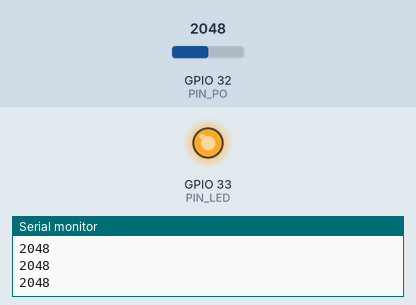
Bench run of a sketch on a simulated ESP32. On the bench: output pins drawn as LEDs (lit = HIGH), the last lines printed to the serial monitor. Inputs (shaded band) come from the test bench; at power-on: GPIO 32 (PIN_PO) = 2048.

Above: at 1.2 s.
1.3 s: GPIO 32 (PIN_PO) set to 842
2.8 s: GPIO 32 (PIN_PO) set to 741
At 4.0 s:
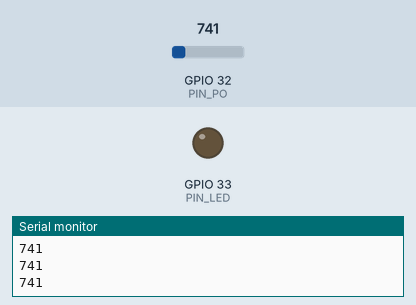
4.3 s: GPIO 32 (PIN_PO) set to 1228
At 5.5 s:
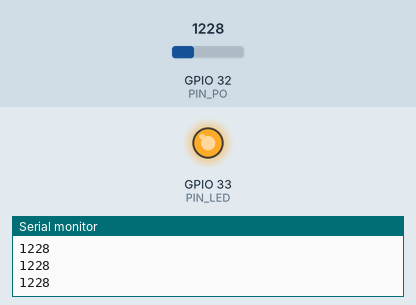
5.8 s: GPIO 32 (PIN_PO) set to 491
At 6.9 s:
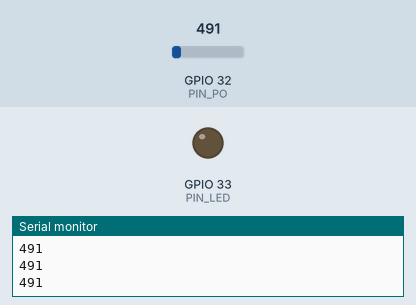
Timing chart, 0 to 8.3 s (numbered marks = the images above; inputs shaded):
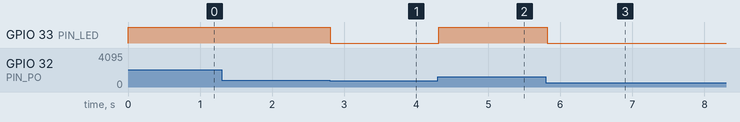

The sketch:

potentiometer.ino
```cpp
#define PIN_LED 33
#define PIN_PO 32
#define THRLD 800

// the setup function runs once when you press reset or power the board

void setup() {
  // initialize digital pin LED_BUILTIN as an output.
  pinMode(PIN_LED, OUTPUT);
  Serial.begin(115200);
}

// the loop function runs over and over again forever

void loop() {
  int po_signal = analogRead(PIN_PO);

  if(po_signal>THRLD){
    digitalWrite(PIN_LED, HIGH);
  }
  else{
    digitalWrite(PIN_LED, LOW);
  }

  Serial.println(po_signal);
  delay(50);
}
```

Measured:
- the behaviour switches between 801 and 800 on GPIO 32 (PIN_PO) (found by bisection; images 0 and 1)
- after the input at 2.8 s, GPIO 33 (PIN_LED): HIGH → LOW at once
- after the input at 4.3 s, GPIO 33 (PIN_LED): LOW → HIGH at once
- after the input at 5.8 s, GPIO 33 (PIN_LED): HIGH → LOW at once
